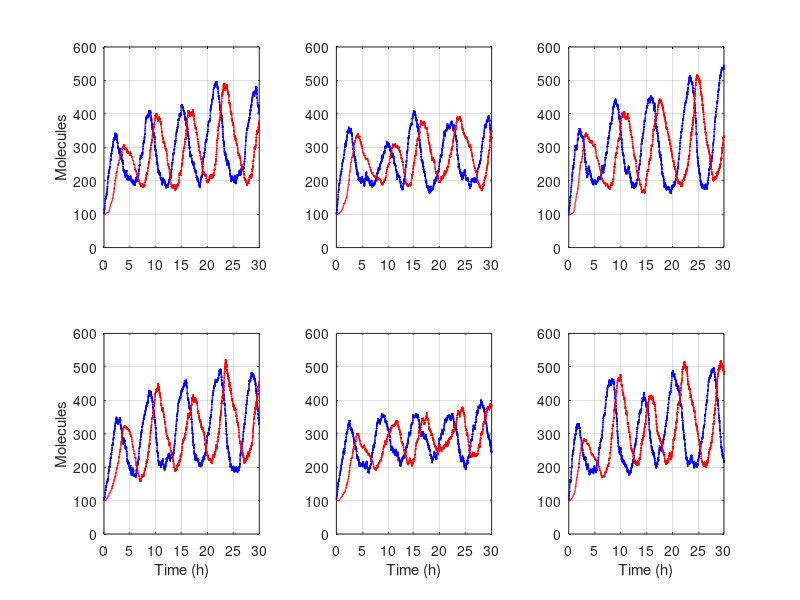

Reproduce this figure in MATLAB. (Note: this script raises an error after producing the figure.)
function p53_ARF_Gillespie_6Runs_aging()
   
    
    clc; close all; clear;

    ksynMdm2      = 4.95e-4;
    kdegMdm2      = 4.33e-4*0.5;   % DEGRADATION RATES MULTIPLIED BY 0.5
    ksynp53       = 0.078;
    kdegp53       = 8.25e-4*0.5;
    kbinMdm2p53   = 11.55e-4;
    krelMdm2p53   = 1.155e-5;
    ksynMdm2mRNA  = 1.0e-4;
    kdegMdm2mRNA  = 1.0e-4;
    kbinARFMdm2   = 1.0e-2;
    kdegARFMdm2   = 1.0e-3*0.5;
    kdegARF       = 1.0e-4*0.5;
    kactARF       = 3.3e-5;
    kdam          = 0.08;
    krepair       = 2.0e-5;
    
    tspan = [0, 30*3600]; % 30 hours
   
    IR_dose = 25;      
    irradiation_time = 3600; 
    
    figure('Color','w', 'Name', 'p53-Mdm2 Stochastic Variability (6 Runs)');
    
    num_simulations = 6;
    
    for sim = 1:num_simulations
        fprintf('Running Simulation %d of %d...\n', sim, num_simulations);
        

        x = [5, 5, 95, 0, 0, 0, 0]; 
        t = 0;
        
        max_steps = 1000000;
        T_hist = zeros(max_steps, 1);
        X_hist = zeros(max_steps, 7);
        
        T_hist(1) = t;
        X_hist(1,:) = x;
        count = 1;
        
        while t < tspan(2)
            
            p53 = x(1); Mdm2 = x(2); Mdm2_p53 = x(3); Mdm2_mRNA = x(4);
            ARF = x(5); ARF_Mdm2 = x(6); damDNA = x(7);
            
          
            if t >= irradiation_time && t < irradiation_time + 60
                 Current_IR = IR_dose;
            else
                 Current_IR = 0;
            end
            
            a = zeros(14, 1);
            a(1)  = ksynMdm2 * Mdm2_mRNA;      
            a(2)  = ksynMdm2mRNA * p53;        
            a(3)  = kdegMdm2mRNA * Mdm2_mRNA;  
            a(4)  = kdegMdm2 * Mdm2;           
            a(5)  = ksynp53;                   
            a(6)  = kdegp53 * Mdm2_p53;        
            a(7)  = kbinMdm2p53 * p53 * Mdm2;  
            a(8)  = krelMdm2p53 * Mdm2_p53;    
            a(9)  = kdam * Current_IR;         
            a(10) = krepair * damDNA;          
            a(11) = kactARF * damDNA;          
            a(12) = kbinARFMdm2 * ARF * Mdm2;  
            a(13) = kdegARFMdm2 * ARF_Mdm2;    
            a(14) = kdegARF * ARF;             
            
            a0 = sum(a);
            if a0 == 0, break; end
            
            tau = (1/a0) * log(1/rand);
            r2 = rand * a0;
            sum_a = 0; mu = 0;
            for k=1:14
                sum_a = sum_a + a(k);
                if sum_a >= r2, mu = k; break; end
            end
            

            if mu == 1, x(2)=x(2)+1;
            elseif mu == 2, x(4)=x(4)+1;
            elseif mu == 3, x(4)=x(4)-1;
            elseif mu == 4, x(2)=x(2)-1;
            elseif mu == 5, x(1)=x(1)+1;
            elseif mu == 6, x(3)=x(3)-1; x(2)=x(2)+1;
            elseif mu == 7, x(1)=x(1)-1; x(2)=x(2)-1; x(3)=x(3)+1;
            elseif mu == 8, x(3)=x(3)-1; x(1)=x(1)+1; x(2)=x(2)+1;
            elseif mu == 9, x(7)=x(7)+1;
            elseif mu == 10, x(7)=x(7)-1;
            elseif mu == 11, x(5)=x(5)+1;
            elseif mu == 12, x(5)=x(5)-1; x(2)=x(2)-1; x(6)=x(6)+1;
            elseif mu == 13, x(6)=x(6)-1; x(5)=x(5)+1;
            elseif mu == 14, x(5)=x(5)-1;
            end
            
            t = t + tau;
            count = count + 1;
            
            if count > size(T_hist,1)
                 T_hist = [T_hist; zeros(100000,1)];
                 X_hist = [X_hist; zeros(100000,7)];
            end
            T_hist(count) = t;
            X_hist(count,:) = x;
        end
        
        T_hist = T_hist(1:count);
        X_hist = X_hist(1:count, :);
        
        subplot(2, 3, sim); 
        
        Total_p53 = X_hist(:,1) + X_hist(:,3); 
        Total_Mdm2 = X_hist(:,2) + X_hist(:,3) + X_hist(:,6);
        
        plot(T_hist/3600, Total_p53, 'b', 'LineWidth', 1); hold on;
        plot(T_hist/3600, Total_Mdm2, 'r', 'LineWidth', 1);
        
        xlim([0 30]); ylim([0 600]); 
  
        if sim > 3, xlabel('Time (h)'); end
        if mod(sim,3)==1, ylabel('Molecules'); end
        grid on;
    end
    sgtitle('Stochastic Simulation of p53-Mdm2 (ARF Model)', 'FontSize', 14, 'FontWeight', 'bold');

    
    subplot(2,3,1); legend('Total p53', 'Total Mdm2');
    
end